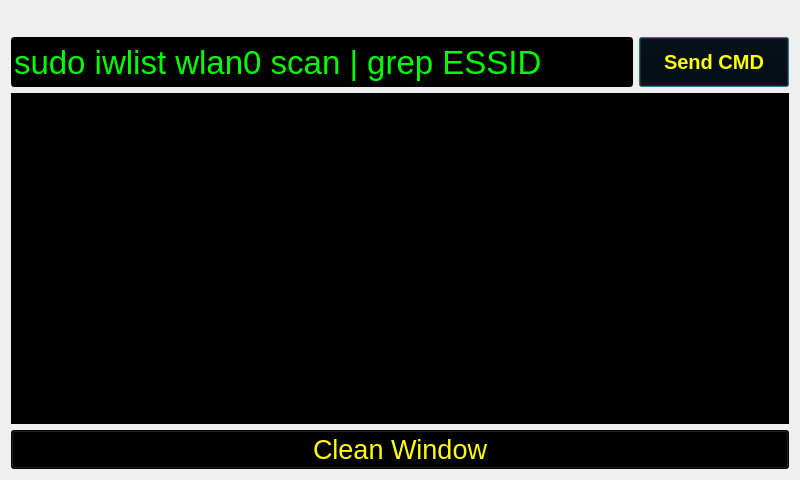
<?xml version="1.0" encoding="UTF-8"?>
<ui version="4.0">
 <class>TerminalDialog</class>
 <widget class="QDialog" name="TerminalDialog">
  <property name="geometry">
   <rect>
    <x>0</x>
    <y>0</y>
    <width>800</width>
    <height>480</height>
   </rect>
  </property>
  <property name="sizePolicy">
   <sizepolicy hsizetype="Fixed" vsizetype="Fixed">
    <horstretch>0</horstretch>
    <verstretch>0</verstretch>
   </sizepolicy>
  </property>
  <property name="windowTitle">
   <string>Dialog</string>
  </property>
  <layout class="QGridLayout" name="gridLayout">
   <item row="1" column="1">
    <widget class="QPushButton" name="Btn_Send">
     <property name="sizePolicy">
      <sizepolicy hsizetype="Minimum" vsizetype="Preferred">
       <horstretch>0</horstretch>
       <verstretch>0</verstretch>
      </sizepolicy>
     </property>
     <property name="minimumSize">
      <size>
       <width>150</width>
       <height>50</height>
      </size>
     </property>
     <property name="font">
      <font>
       <pointsize>15</pointsize>
       <weight>75</weight>
       <bold>true</bold>
      </font>
     </property>
     <property name="autoFillBackground">
      <bool>false</bool>
     </property>
     <property name="styleSheet">
      <string notr="true">background-color: rgb(0, 0, 0);
color: rgb(255, 255, 10);</string>
     </property>
     <property name="text">
      <string>Send CMD</string>
     </property>
     <property name="default">
      <bool>true</bool>
     </property>
    </widget>
   </item>
   <item row="1" column="0">
    <widget class="MyLineEdit" name="Sender">
     <property name="sizePolicy">
      <sizepolicy hsizetype="Expanding" vsizetype="Preferred">
       <horstretch>0</horstretch>
       <verstretch>0</verstretch>
      </sizepolicy>
     </property>
     <property name="font">
      <font>
       <pointsize>25</pointsize>
      </font>
     </property>
     <property name="focusPolicy">
      <enum>Qt::ClickFocus</enum>
     </property>
     <property name="acceptDrops">
      <bool>false</bool>
     </property>
     <property name="autoFillBackground">
      <bool>false</bool>
     </property>
     <property name="styleSheet">
      <string notr="true">background-color: rgb(0, 0, 0);
color: rgb(0, 255, 0);</string>
     </property>
     <property name="text">
      <string>sudo iwlist wlan0 scan | grep ESSID</string>
     </property>
    </widget>
   </item>
   <item row="0" column="0" colspan="2">
    <layout class="QHBoxLayout" name="horizontalLayout_3">
     <item>
      <widget class="QPushButton" name="Btn_Back">
       <property name="styleSheet">
        <string notr="true">border:none;
font: 75 30pt &quot;Gill Sans MT&quot;;
</string>
       </property>
       <property name="text">
        <string/>
       </property>
       <property name="icon">
        <iconset resource="assets.qrc">
         <normaloff>:/assets/huitui.svg</normaloff>:/assets/huitui.svg</iconset>
       </property>
       <property name="iconSize">
        <size>
         <width>72</width>
         <height>72</height>
        </size>
       </property>
      </widget>
     </item>
     <item>
      <spacer name="horizontalSpacer_3">
       <property name="orientation">
        <enum>Qt::Horizontal</enum>
       </property>
       <property name="sizeHint" stdset="0">
        <size>
         <width>40</width>
         <height>20</height>
        </size>
       </property>
      </spacer>
     </item>
     <item>
      <widget class="QPushButton" name="Btn_Logo">
       <property name="styleSheet">
        <string notr="true">border:none;
font: 75 30pt &quot;Gill Sans MT&quot;;
</string>
       </property>
       <property name="text">
        <string/>
       </property>
       <property name="icon">
        <iconset resource="assets.qrc">
         <normaloff>:/assets/terminal.svg</normaloff>:/assets/terminal.svg</iconset>
       </property>
       <property name="iconSize">
        <size>
         <width>72</width>
         <height>72</height>
        </size>
       </property>
      </widget>
     </item>
     <item>
      <spacer name="horizontalSpacer_4">
       <property name="orientation">
        <enum>Qt::Horizontal</enum>
       </property>
       <property name="sizeHint" stdset="0">
        <size>
         <width>40</width>
         <height>20</height>
        </size>
       </property>
      </spacer>
     </item>
     <item>
      <widget class="QPushButton" name="Btn_Help">
       <property name="layoutDirection">
        <enum>Qt::RightToLeft</enum>
       </property>
       <property name="styleSheet">
        <string notr="true">border:none;
font: 75 30pt &quot;Gill Sans MT&quot;;
</string>
       </property>
       <property name="text">
        <string/>
       </property>
       <property name="icon">
        <iconset resource="assets.qrc">
         <normaloff>:/assets/help.svg</normaloff>:/assets/help.svg</iconset>
       </property>
       <property name="iconSize">
        <size>
         <width>72</width>
         <height>72</height>
        </size>
       </property>
      </widget>
     </item>
    </layout>
   </item>
   <item row="2" column="0" colspan="2">
    <widget class="QTextEdit" name="Receiver">
     <property name="font">
      <font>
       <pointsize>15</pointsize>
      </font>
     </property>
     <property name="autoFillBackground">
      <bool>true</bool>
     </property>
     <property name="styleSheet">
      <string notr="true">background-color: rgb(0, 0, 0);
color: rgb(0, 255, 0);</string>
     </property>
     <property name="undoRedoEnabled">
      <bool>false</bool>
     </property>
     <property name="readOnly">
      <bool>true</bool>
     </property>
    </widget>
   </item>
   <item row="3" column="0" colspan="2">
    <widget class="QPushButton" name="pushButton">
     <property name="font">
      <font>
       <pointsize>20</pointsize>
      </font>
     </property>
     <property name="styleSheet">
      <string notr="true">background-color: rgb(0, 0, 0);
color: rgb(255, 255, 10);</string>
     </property>
     <property name="text">
      <string>Clean Window</string>
     </property>
    </widget>
   </item>
  </layout>
 </widget>
 <customwidgets>
  <customwidget>
   <class>MyLineEdit</class>
   <extends>QLineEdit</extends>
   <header>mylineedit.h</header>
  </customwidget>
 </customwidgets>
 <resources>
  <include location="assets.qrc"/>
 </resources>
 <connections/>
</ui>
